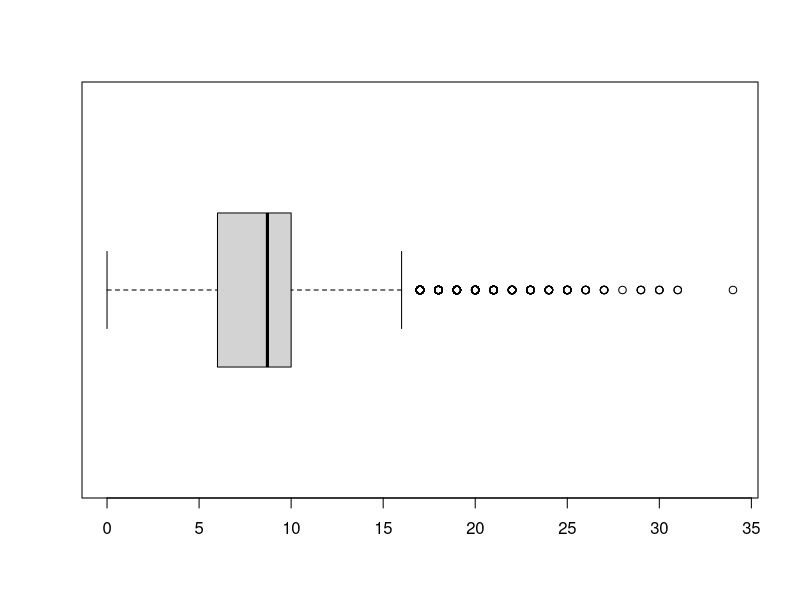
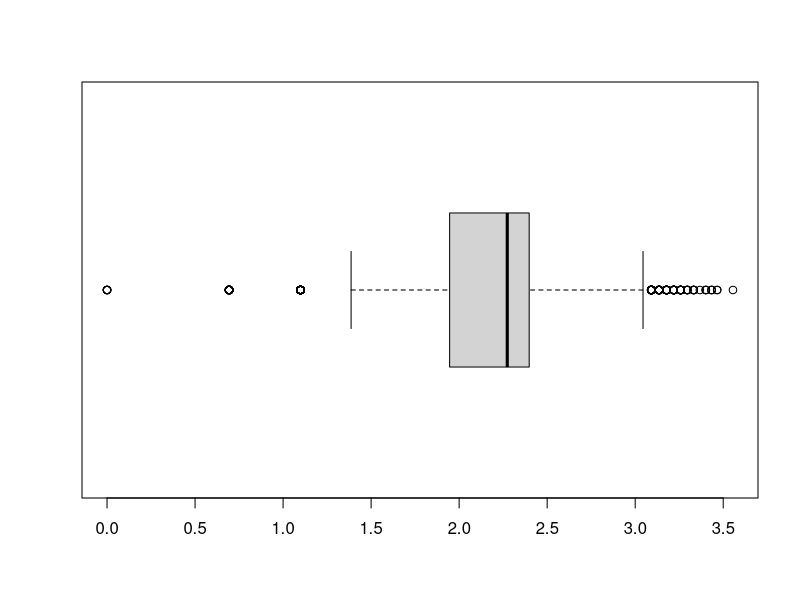

Write R code to recreate these figures, in order.
organics = read.csv("organics.csv")
str(organics)

# 1. Finding variables with missing values
colSums(is.na(organics))

# The variables DemAffl, DemAge and PromTime have missing values
# DemAge has the most number of missing values


# 2. Imputing missing values with mean values
for(i in c('DemAffl', 'DemAge', 'PromTime')){
  organics[is.na(organics[,i]), i] = mean(organics[,i], na.rm = T)
}

# Checking missing values after imputation
colSums(is.na(organics))


# 3. Creating boxplot with DemAffl
boxplot(organics$DemAffl, horizontal = T)

# The distribution of DemAffl is right-skewed


# 4. Creating log transformation of DemAffl
organics$LogDemAffl = log(organics$DemAffl + 1)


# 5. Finding skewness of LogDemAffl
boxplot(organics$LogDemAffl, horizontal = T)

# The distribution of LogDemAffl is left-skewed


# 6. Creating log transformation of all interval input variables
organics$LogDemAge = log(organics$DemAge + 1)
organics$LogPromSpend = log(organics$PromSpend + 1)
organics$LogPromTime = log(organics$PromTime + 1)


# 7. Removing original interval input variables and saving as a new dataframe
library(dplyr)
organics_new = organics %>%
  select(-c(X, ID, DemAffl, DemAge, PromSpend, PromTime))

# Checking structure of the new dataframe
str(organics_new)

# Converting char and int variables to factor
for(i in c('DemClusterGroup', 'DemGender', 'DemReg', 'DemTVReg',
           'PromClass', 'TargetBuy')){
  organics_new[,i] = as.factor(organics_new[,i])
}


# 8. Spliting data into training and testing datasets
train = organics_new[1:20000,]
test = organics_new[20001:22223,]


# 9. Creating logistic model
model = glm(TargetBuy ~., family=binomial(link = 'logit'), data = train)
summary(model)


# 10. Conducting ANOVA to analysis
anova(model, test='Chisq')

# DemClusterGroup, DemGender, DemReg, DemTVReg, PromClass, LogDemAffl
# and LogDemAge are statistically significant at 0.05 level


# 11. Predicting test data
result = predict(model, newdata = test, type = 'response')
result = ifelse(result > 0.5, 1, 0)
result = as.factor(result)


# 12. Creating a confusion matrix
test$TargetBuy = as.factor(test$TargetBuy)

library(caret)
confusionMatrix(data = result, reference = test$TargetBuy)

# Model's accuracy is 80.34%
